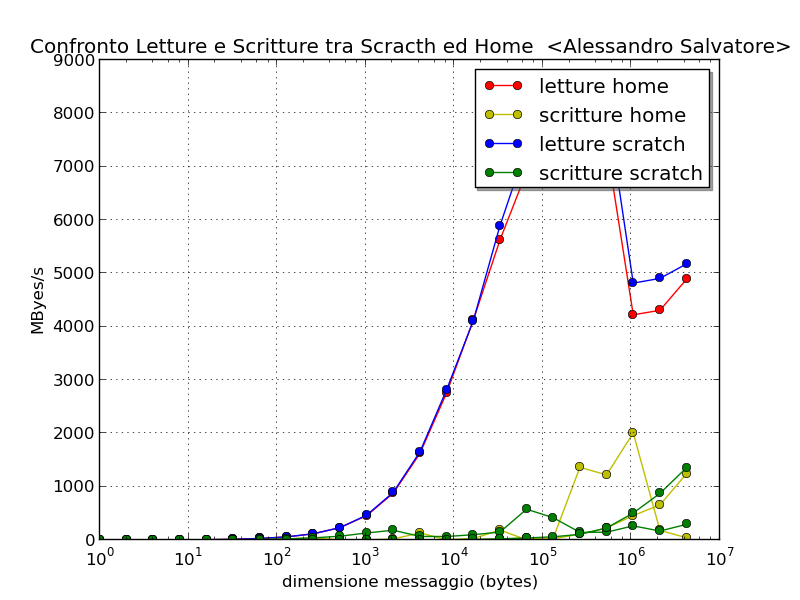

This figure's Python source:
#!/usr/bin/env python2

import matplotlib
matplotlib.use('Agg')
import matplotlib.pyplot as plt 
import pandas as pd 

imb_home_read = pd.read_csv("IMB-IO-S_Read-indv.dat",comment="#", sep='\s+',  names=["bytes", "repetitions","time","MBps"] )
imb_home_write = pd.read_csv("IMB-IO-S_Write-indv.dat",comment="#", sep='\s+',  names=["bytes", "repetitions","time","MBps"] )
imb_scratch_read = pd.read_csv("IMB-IO-S_Read-indv_scratch.dat",comment="#", sep='\s+',  names=["bytes", "repetitions","time","MBps"] )
imb_scratch_write = pd.read_csv("IMB-IO-S_Write-indv_scratch.dat",comment="#", sep='\s+',  names=["bytes", "repetitions","time","MBps"] )

#print (imb.MBps)

plt.title('Confronto Letture e Scritture tra Scracth ed Home  <Alessandro Salvatore>')
plt.grid()
plt.xlabel('dimensione messaggio (bytes)')
plt.xscale('log')
plt.ylabel('MByes/s')


plt.plot(imb_home_read.bytes,imb_home_read.MBps,'ro',label='letture home',linestyle='-')
plt.plot(imb_home_write.bytes,imb_home_write.MBps,'yo',label='scritture home',linestyle='-')
plt.plot(imb_scratch_read.bytes,imb_scratch_read.MBps,'bo',label='letture scratch',linestyle='-')
plt.plot(imb_scratch_write.bytes,imb_scratch_write.MBps,'go',label='scritture scratch',linestyle='-')

plt.legend(shadow=True)

plt.savefig('Confronto_Home_Scratch.png')
